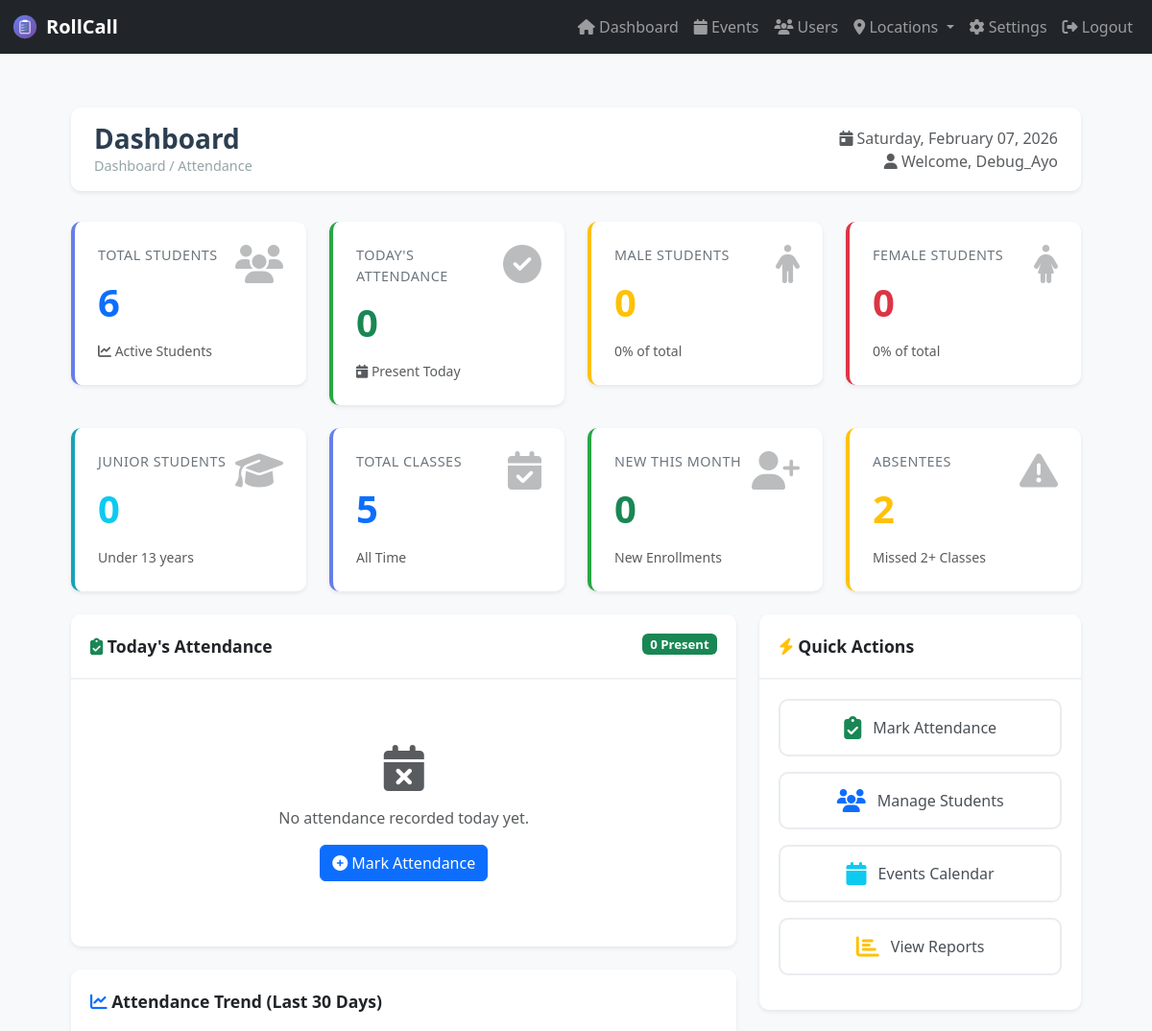
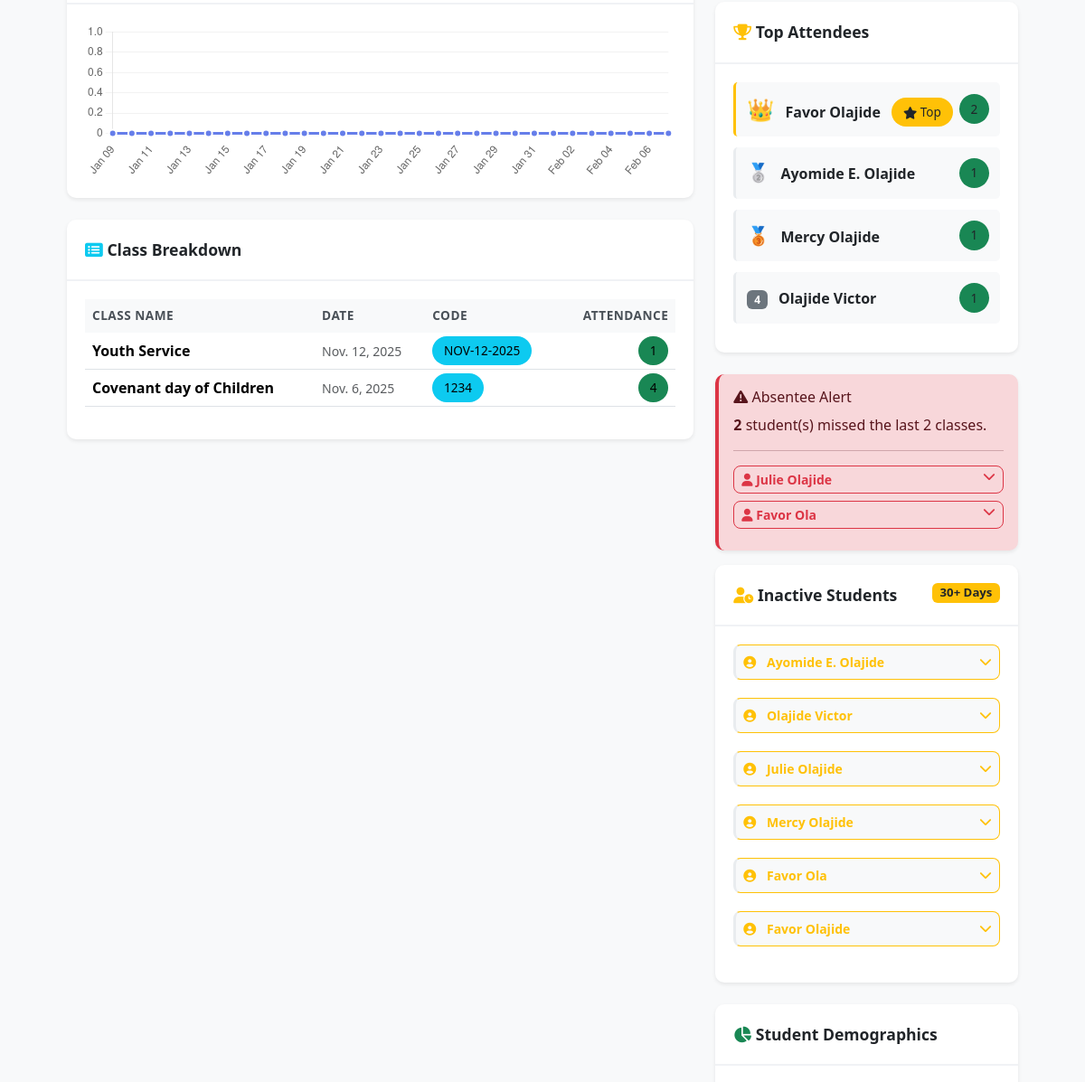
The app's page /home/ (signed in, upper part), older data (2 pictures, top to bottom).
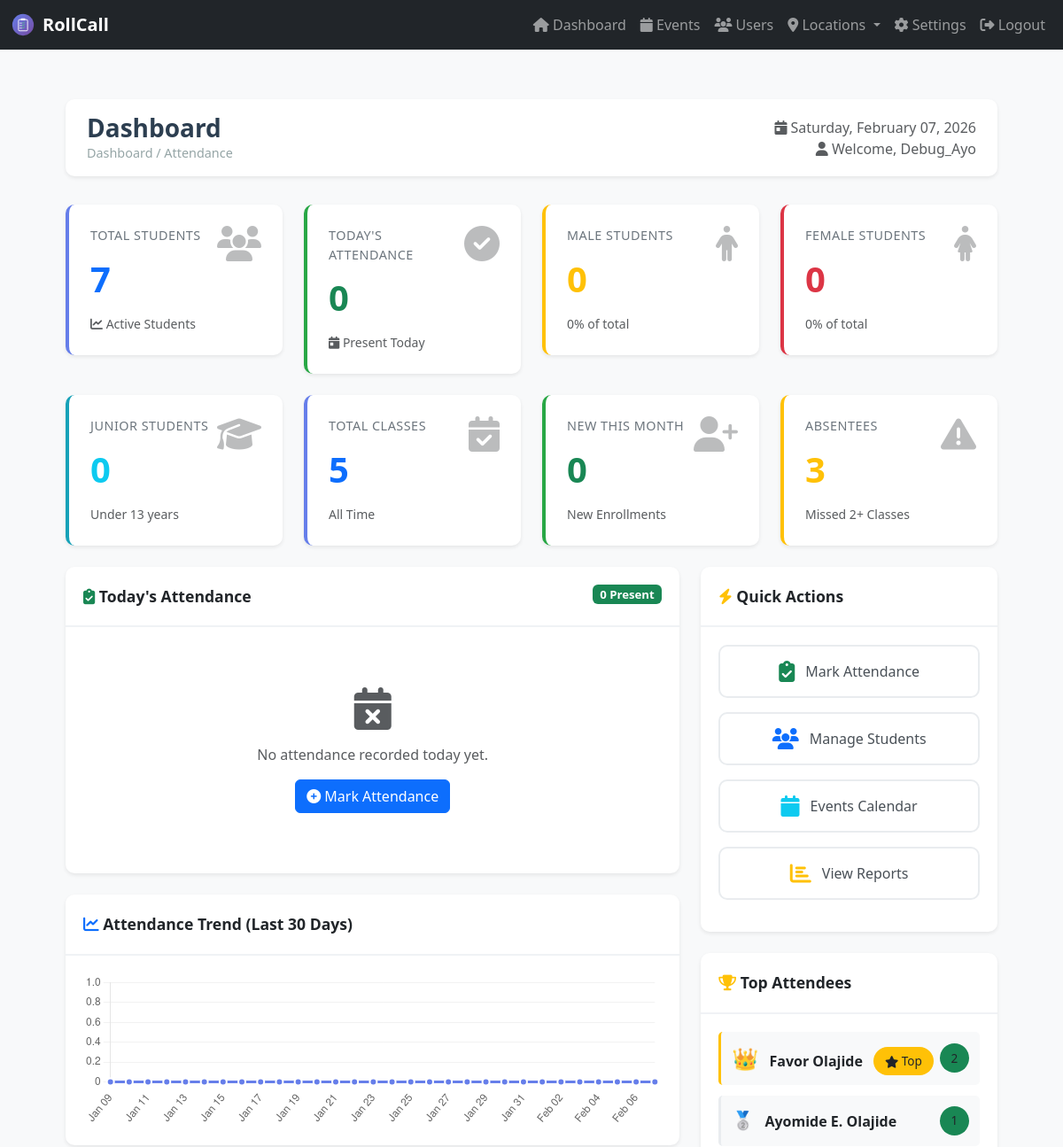
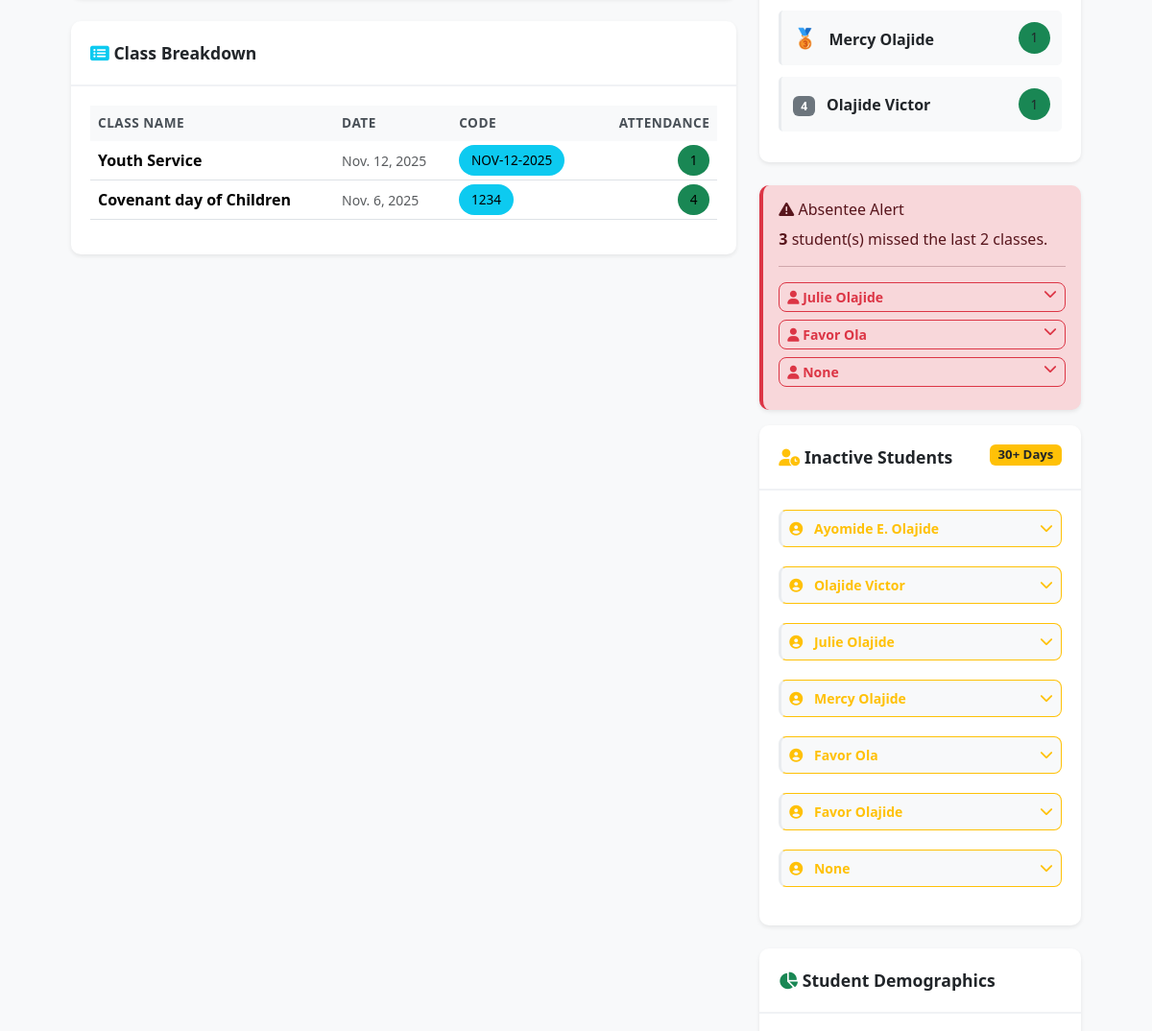
The same page, newer data (2 pictures, top to bottom).
### accounts/models.py (models this page shows, shortened)
class Profile(models.Model):
    ROLE_CHOICES = (
        ('admin', 'Admin'),
        ('member', 'Member'),
    )
    GENDER_CHOICES = (
        ('male', 'Male'),
        ('female', 'Female'),
        ('other', 'Other'),
    )
    HOW_HEARD_CHOICES = (
        ('referral', 'School Referral'),
        ('friend', 'Through a Friend/Family Member'),
        ('social_media', 'Social Media (Facebook, Instagram, etc.)'),
        ('website', 'School Website'),
        ('passing_by', 'Passing By/Open House Visit'),
        ('relocation', 'Relocated to the Area'),
        ('invitation', 'Invited by Student/Staff'),
        ('other', 'Other'),
    )
    user = models.OneToOneField(User, on_delete=models.CASCADE, null=True, blank=True)
    name = models.CharField(max_length=150, null=True, blank=True)
    phone = models.CharField(max_length=30, null=True, blank=True, db_index=True)  # Add index
    role = models.CharField(max_length=20, choices=ROLE_CHOICES, default='member', db_index=True)  # Add index
    gender = models.CharField(max_length=10, choices=GENDER_CHOICES, null=True, blank=True)
    date_of_birth = models.DateField(null=True, blank=True)
    graduation_year = models.IntegerField(null=True, blank=True, help_text="Expected graduation year")
    first_visit_date = models.DateField(auto_now_add=True, null=True, blank=True)
    is_first_timer = models.BooleanField(default=True)
    email = models.EmailField(null=True, blank=True)
    address = models.TextField(null=True, blank=True)
    receive_sms = models.BooleanField(default=True, help_text="Receive SMS notifications for events")
    how_heard = models.CharField(
        max_length=50,
        choices=HOW_HEARD_CHOICES,
        null=True,
        blank=True,
        help_text="How did you hear about our school?"
    )
    how_heard_other = models.CharField(
        max_length=200,
        null=True,
        blank=True,
        help_text="Please specify if 'Other'"
    )
    class Meta:
        indexes = [
            models.Index(fields=['role']),  # Index for role filtering
        ]

### accounts/views.py (the view, shortened to what this page needs)
# urls.py: 2. Add a URL to urlpatterns:  path('', views.home, name='home')
@login_required
def home(request):
    context = {}
    if request.user.is_superuser or (hasattr(request.user, 'profile') and request.user.profile.role == 'admin'):
        from django.db.models import Count, Q
        from datetime import timedelta
        today = date.today()
        week_ago = today - timedelta(days=7)
        month_ago = today - timedelta(days=30)
        todays_attendance = MemberAttendance.objects.filter(timestamp__date=today).select_related('service')
        service_breakdown = MemberAttendance.objects.filter(
            timestamp__date=today
        ).values(
            'service__name', 'service_code', 'timestamp__date'
        ).annotate(
            total=Count('id')
        ).order_by('service__name')
        male = female = children = 0
        phone_numbers = todays_attendance.values_list('phone', flat=True).distinct()
        profiles = Profile.objects.filter(phone__in=phone_numbers, role='member')
        monthly_labels = []
        monthly_data = []
        for i in range(29, -1, -1):
            day = today - timedelta(days=i)
            monthly_labels.append(day.strftime('%b %d'))
            count = MemberAttendance.objects.filter(timestamp__date=day).count()
            monthly_data.append(count)
        top_members = MemberAttendance.objects.values('name', 'phone').annotate(
            total=Count('id')
        ).order_by('-total')[:5]
        recent_phones = MemberAttendance.objects.filter(
            timestamp__gte=month_ago
        ).values_list('phone', flat=True).distinct()
        inactive_members = Profile.objects.filter(
            role='member'
        ).exclude(phone__in=recent_phones)[:10]
        growth_labels = []
        growth_data = []
        for week in range(3, -1, -1):
            week_start = today - timedelta(days=week*7+6)
            week_end = today - timedelta(days=week*7)
            growth_labels.append(f"{week_start.strftime('%b %d')}")
            count = Profile.objects.filter(
                role='member',
                first_visit_date__gte=week_start,
                first_visit_date__lte=week_end
            ).count()
            growth_data.append(count)
        service_comparison = MemberAttendance.objects.filter(
            timestamp__gte=month_ago
        ).values('service__name').annotate(
            total=Count('id')
        ).order_by('-total')
        alerts = []
        from attendance.models import ChurchService
        recent_services = ChurchService.objects.all().order_by('-id')[:3]
        absentee_members = []
        if recent_services.count() >= 2:
            all_members = Profile.objects.filter(role='member')
            for member in all_members:
                member_recent_attendance = MemberAttendance.objects.filter(
                    phone=member.phone,
                    service__in=recent_services
                ).values_list('service_id', flat=True)
                if recent_services.count() >= 2:
                    last_two_services = list(recent_services[:2])
                    attended_last_two = any(
                        service.id in member_recent_attendance
                        for service in last_two_services
                    )
                    if not attended_last_two:
                        age = get_age(member.date_of_birth)
                        absentee_members.append({
                            'name': member.name,
                            'phone': member.phone,
                            'email': member.email,
                            'last_attendance': MemberAttendance.objects.filter(
                                phone=member.phone
                            ).order_by('-timestamp').first(),
                            'age': age,
                            'is_child': age and age < 13
                        })
        avg_attendance = MemberAttendance.objects.filter(
            timestamp__gte=week_ago
        ).values('timestamp__date').annotate(
            daily_count=Count('id')
        ).aggregate(avg=Count('id'))
        total_members = Profile.objects.filter(role='member').count()
        first_timers_week = Profile.objects.filter(
            role='member',
            is_first_timer=True,
            first_visit_date__gte=week_ago
        ).count()
        total_attendance_today = male + female + children
        male_percentage = round((male / total_attendance_today * 100), 1) if total_attendance_today > 0 else 0
        female_percentage = round((female / total_attendance_today * 100), 1) if total_attendance_today > 0 else 0
        children_percentage = round((children / total_attendance_today * 100), 1) if total_attendance_today > 0 else 0
        new_members_this_month = Profile.objects.filter(
            role='member',
            first_visit_date__gte=month_ago,
            first_visit_date__lte=today
        ).count()
        service_attendance = MemberAttendance.objects.values(
            'service__name', 'timestamp__date', 'service__code'
        ).annotate(
            total=Count('id')
        ).order_by('-timestamp__date')[:10]
        context.update({
            'user_activities': UserActivity.objects.order_by('-login_time')[:10],
            'todays_attendance': todays_attendance,
            'todays_attendance_count': todays_attendance.count(),
            'service_breakdown': service_breakdown,
            'male_count': male,
            'female_count': female,
            'children_count': children,
            'male_percentage': male_percentage,
            'female_percentage': female_percentage,
            'children_percentage': children_percentage,
            'total_attendance': MemberAttendance.objects.count(),
            'today': today,
            'monthly_labels': json.dumps(monthly_labels),
            'monthly_data': json.dumps(monthly_data),
            'top_members': top_members,
            'inactive_members': inactive_members,
            'growth_labels': json.dumps(growth_labels),
            'growth_data': json.dumps(growth_data),
            'service_comparison': service_comparison,
            'service_attendance': service_attendance,
            'total_members': total_members,
            'first_timers_week': first_timers_week,
            'new_members_this_month': new_members_this_month,
            'absentee_members': absentee_members,
            'alerts': alerts
        })
    return render(request, 'dashboard.html', context)

### accounts/views.py (called while the page is built)
def get_age(dob):
    if not dob:
        return None
    today = date.today()
    return today.year - dob.year - ((today.month, today.day) < (dob.month, dob.day))

### templates/dashboard.html (shortened to what the changed rows need)
{% extends "base.html" %}
{% load static %}
{% block extra_css %}
<link rel="stylesheet" href="https://cdnjs.cloudflare.com/ajax/libs/font-awesome/6.4.0/css/all.min.css">
{% endblock %}
{% block content %}
    <div class="main-content">
        <div class="top-bar">
            <div>
                <h1 class="page-title">Dashboard</h1>
            </div>
        </div>
    <div class="row">
        <div class="col-md-3 col-sm-6">
            <div class="stat-card primary">
                <i class="fa fa-users stat-icon"></i>
                <div class="stat-label">Total Students</div>
                <div class="stat-value text-primary">{{ total_members }}</div>
                <small class="text-muted"><i class="fa fa-chart-line"></i> Active Students</small>
            </div>
        </div>
    </div>
    <div class="row">
        <div class="col-md-3 col-sm-6">
            <div class="stat-card warning">
                <i class="fa fa-exclamation-triangle stat-icon"></i>
                <div class="stat-label">Absentees</div>
                <div class="stat-value text-warning">{{ absentee_members|length }}</div>
                <small class="text-muted">Missed 2+ Classes</small>
            </div>
        </div>
    </div>
    <div class="row">
        <div class="col-lg-8">
            <div class="card-modern">
                <div class="card-body">
                    {% if service_attendance %}
                    <div class="table-responsive">
                        <table class="table table-modern">
                            <thead>
                                <tr>
                                    <th>Class Name</th>
                                    <th>Date</th>
                                    <th>Code</th>
                                    <th class="text-end">Attendance</th>
                                </tr>
                            </thead>
                            <tbody>
                                {% for service in service_attendance|slice:":8" %}
                                <tr>
                                    <td><strong>{{ service.service__name }}</strong></td>
                                    <td><small class="text-muted">{{ service.timestamp__date }}</small></td>
                                    <td><span class="badge-custom bg-info">{{ service.service__code }}</span></td>
                                    <td class="text-end"><span class="badge-custom bg-success">{{ service.total }}</span></td>
                                </tr>
                                {% endfor %}
                            </tbody>
                        </table>
                    </div>
                    {% else %}
                    <p class="text-muted text-center py-3">No class data available.</p>
                    {% endif %}
                </div>
            </div>
        </div>
        <div class="col-lg-4">
            <div class="card-modern">
                <div class="card-body">
                    {% if top_members %}
                    {% for member in top_members %}
                    <div class="activity-item {% if forloop.first %}border-warning{% endif %}">
                        <div class="d-flex justify-content-between align-items-center">
                            <div>
                                {% if forloop.counter == 1 %}
                                <span class="fs-4">👑</span>
                                {% elif forloop.counter == 2 %}
                                <span class="fs-5">🥈</span>
                                {% elif forloop.counter == 3 %}
                                <span class="fs-5">🥉</span>
                                {% else %}
                                <span class="badge bg-secondary">{{ forloop.counter }}</span>
                                {% endif %}
                                <strong class="ms-2">{{ member.name }}</strong>
                                {% if forloop.first %}
                                <span class="badge-custom bg-warning text-dark ms-2">
                                    <i class="fa fa-star"></i> Top
                                </span>
                                {% endif %}
                            </div>
                            <span class="badge-custom bg-success">{{ member.total }}</span>
                        </div>
                    </div>
                    {% endfor %}
                    {% else %}
                    <p class="text-muted text-center py-3">No attendance data yet.</p>
                    {% endif %}
                </div>
            </div>
            {% if absentee_members %}
            <div class="alert alert-modern alert-danger border-danger">
                <h6 class="alert-heading">
                    <i class="fa fa-exclamation-triangle"></i> Absentee Alert
                </h6>
                <p class="mb-2"><strong>{{ absentee_members|length }}</strong> student(s) missed the last 2 classes.</p>
                <hr>
                <div class="accordion" id="absenteeAccordion">
                    {% for member in absentee_members %}
                    <div class="mb-2">
                        <button class="btn btn-outline-danger btn-sm w-100 text-start" type="button" data-bs-toggle="collapse" data-bs-target="#absentee{{ forloop.counter }}" aria-expanded="false">
                            <i class="fa fa-user"></i> <strong>{{ member.name }}</strong>
                            <i class="fa fa-chevron-down float-end"></i>
                        </button>
                    </div>
                    {% endfor %}
                </div>
            </div>
            {% endif %}
            {% if inactive_members %}
            <div class="card-modern">
                <div class="card-body">
                    <div class="accordion" id="inactiveAccordion">
                        {% for member in inactive_members|slice:":10" %}
                        <div class="mb-2">
                            <button class="btn btn-outline-warning btn-sm w-100 text-start activity-item p-2" type="button" data-bs-toggle="collapse" data-bs-target="#inactive{{ forloop.counter }}" aria-expanded="false">
                                <div class="d-flex justify-content-between align-items-center">
                                    <div>
                                        <i class="fa fa-user-circle text-warning"></i>
                                        <strong class="ms-2">{{ member.name }}</strong>
                                    </div>
                                    <i class="fa fa-chevron-down"></i>
                                </div>
                            </button>
                        </div>
                        {% endfor %}
                    </div>
                </div>
            </div>
            {% endif %}
        </div>
    </div>
</div>
{% endblock %}

Row changes from the older to the newer data that the page shows:
added Profile: name "None"
Text that changed along with them:
{{ total_members }}: "6" → "7"
{{ absentee_members|length }}: "2" → "3"
new list line: "None"
